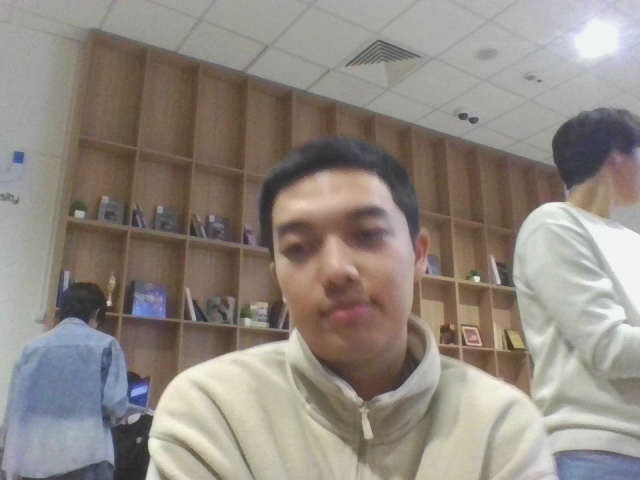
#> input picture camera_test.jpg, 640 x 480 px, given in place of the camera
$ python main.py
#> lines starting #> are read from the running program, lines starting #| are printed output that depends on the picture
from pathlib import Path
from collections import Counter, deque
from threading import Event, Lock, Thread
from zipfile import BadZipFile, ZipFile

import cv2
import numpy as np

project_dir = Path(__file__).resolve().parent
character_image_dir = project_dir / "characters"

DATABASE = {
    "Shrek": "shrek.jpg",
    "Harry Potter": "harry.jpg",
}

IMAGE_EXTENSIONS = {".bmp", ".jpeg", ".jpg", ".png", ".webp"}
MAX_TEMPLATE_SIZE = 800
MAX_FRAME_SIZE = 640

orb = cv2.ORB_create(
    nfeatures=500,
    nlevels=8,
    edgeThreshold=15,
    fastThreshold=10,
)
matcher = cv2.BFMatcher(cv2.NORM_HAMMING)
clahe = cv2.createCLAHE(clipLimit=2.0, tileGridSize=(8, 8))


def resize_for_recognition(image, max_size):
    height, width = image.shape[:2]
    scale = min(max_size / max(height, width), 1.0)
    if scale < 1.0:
        image = cv2.resize(
            image,
            (round(width * scale), round(height * scale)),
            interpolation=cv2.INTER_AREA,
        )
    return image, scale


def load_templates():
    image_sources = {}

    for name, filename in DATABASE.items():
        path = project_dir / filename
        image_sources.setdefault(name, []).append((path.name, path))

    if character_image_dir.exists():
        for path in sorted(character_image_dir.rglob("*")):
            if not path.is_file() or path.suffix.lower() not in IMAGE_EXTENSIONS:
                continue

            relative_path = path.relative_to(character_image_dir)
            name = relative_path.parts[0] if len(relative_path.parts) > 1 else path.stem
            image_sources.setdefault(name, []).append((path.name, path))

    archive_paths = list(project_dir.glob("*.zip"))
    if character_image_dir.exists():
        archive_paths.extend(character_image_dir.rglob("*.zip"))

    for path in sorted(archive_paths):
        name = path.stem
        image_sources.setdefault(name, []).append((path.name, path))

    templates = {}
    for name, sources in image_sources.items():
        for source_name, source in sources:
            if source.suffix.lower() == ".zip":
                try:
                    with ZipFile(source) as archive:
                        for member in archive.infolist():
                            if member.is_dir() or Path(member.filename).suffix.lower() not in IMAGE_EXTENSIONS:
                                continue

                            image_data = np.frombuffer(archive.read(member), dtype=np.uint8)
                            color_image = cv2.imdecode(image_data, cv2.IMREAD_COLOR)
                            if color_image is None:
                                print(f"[WARN] {name}: could not read {member.filename}")
                                continue
                            add_template(templates, name, color_image, member.filename)
                except BadZipFile:
                    print(f"[WARN] {name}: invalid ZIP archive - {source.name}")
                continue

            if not source.exists():
                print(f"[WARN] {name}: file not found - {source.name}")
                continue

            color_image = cv2.imread(str(source), cv2.IMREAD_COLOR)
            if color_image is None:
                print(f"[WARN] {name}: could not read {source.name}")
                continue
            add_template(templates, name, color_image, source_name)

    if not templates:
        raise FileNotFoundError(
            "No usable character images found. Add images to characters/<Character name>/ "
            "or characters/<Character name>.<jpg|png|...>, or add character ZIP files "
            "to the project folder or characters folder."
        )

    print(f"[INFO] Loaded templates for {len(templates)} characters.")
    return templates


def add_template(templates, name, color_image, source_name):
    color_image, _ = resize_for_recognition(color_image, MAX_TEMPLATE_SIZE)
    image = cv2.cvtColor(color_image, cv2.COLOR_BGR2GRAY)
    image = clahe.apply(image)
    keypoints, descriptors = orb.detectAndCompute(image, None)
    if descriptors is None or len(keypoints) < 12:
        print(f"[WARN] {name}: not enough image details in {source_name}")
        return

    templates.setdefault(name, []).append((image.shape, keypoints, descriptors))
    print(f"[OK] {name}: image template loaded from {source_name}")


def recognize_image(frame, templates):
    gray = cv2.cvtColor(frame, cv2.COLOR_BGR2GRAY)
    gray = clahe.apply(gray)
    frame_keypoints, frame_descriptors = orb.detectAndCompute(gray, None)
    if frame_descriptors is None:
        return None, 0, None

    best_name = None
    best_inliers = 0
    best_ratio = 0.0
    best_polygon = None

    for name, character_templates in templates.items():
        for template_shape, template_keypoints, template_descriptors in character_templates:
            pairs = matcher.knnMatch(template_descriptors, frame_descriptors, k=2)
            good_matches = [
                first
                for pair in pairs
                if len(pair) == 2
                for first, second in [pair]
                if first.distance < 0.78 * second.distance
            ]
            if len(good_matches) < 12:
                continue

            template_points = [
                template_keypoints[match.queryIdx].pt for match in good_matches
            ]
            frame_points = [frame_keypoints[match.trainIdx].pt for match in good_matches]
            homography, mask = cv2.findHomography(
                np.float32(template_points),
                np.float32(frame_points),
                cv2.RANSAC,
                4.0,
            )
            if homography is None or mask is None:
                continue

            inlier_count = int(mask.ravel().sum())
            inlier_ratio = inlier_count / len(good_matches)

            height, width = template_shape
            corners = cv2.perspectiveTransform(
                np.float32([[[0, 0], [width - 1, 0], [width - 1, height - 1], [0, height - 1]]]),
                homography,
            )[0]
            frame_height, frame_width = gray.shape
            polygon_area = abs(cv2.contourArea(corners))
            if (
                inlier_count < 12
                or inlier_ratio < 0.25
                or not cv2.isContourConvex(corners.astype("float32"))
                or polygon_area < frame_width * frame_height * 0.003
                or polygon_area > frame_width * frame_height * 1.5
            ):
                continue

            if inlier_count < best_inliers or (
                inlier_count == best_inliers and inlier_ratio <= best_ratio
            ):
                continue

            best_name = name
            best_inliers = inlier_count
            best_ratio = inlier_ratio
            best_polygon = corners.astype("int32").reshape(1, 4, 2)

    if best_name is None:
        return None, best_inliers, None
    return best_name, best_inliers, best_polygon


def recognition_worker(templates, state, state_lock, frame_ready, stop_event):
    last_frame_id = 0
    while not stop_event.is_set():
        frame_ready.wait()
        frame_ready.clear()
        if stop_event.is_set():
            break

        with state_lock:
            frame_id = state["frame_id"]
            if frame_id == last_frame_id:
                continue
            frame = state["frame"].copy()

        try:
            recognition_frame, scale = resize_for_recognition(frame, MAX_FRAME_SIZE)
            name, inliers, polygon = recognize_image(recognition_frame, templates)
            if polygon is not None and scale < 1.0:
                polygon = np.rint(polygon / scale).astype("int32")
        except Exception as error:
            with state_lock:
                state["error"] = error
            stop_event.set()
            return

        with state_lock:
            state["result"] = (frame_id, name, inliers, polygon)
        last_frame_id = frame_id


def main():
    templates = load_templates()
    cap = cv2.VideoCapture(0, cv2.CAP_DSHOW)
    if not cap.isOpened():
        raise RuntimeError("Could not open the webcam. Check that it is connected and not in use.")

    print(
        "[INFO] Show a reference image to the camera. Add photos to "
        "characters/<Character name>/ or character ZIP files to the characters folder "
        "to recognize more characters. Press 'q' to quit."
    )
    recent_detections = deque(maxlen=5)
    state = {"frame_id": 0, "frame": None, "result": None, "error": None}
    state_lock = Lock()
    frame_ready = Event()
    stop_event = Event()
    worker = Thread(
        target=recognition_worker,
        args=(templates, state, state_lock, frame_ready, stop_event),
        daemon=True,
    )
    worker.start()
    last_result_id = 0
    try:
        while True:
            ok, frame = cap.read()
#> frame is the input picture: shape (480, 640, 3); mean B, G, R 128.8, 136.5, 144.2
            if not ok:
                raise RuntimeError("Could not read a frame from the webcam.")

            with state_lock:
                state["frame_id"] += 1
                state["frame"] = frame.copy()
            frame_ready.set()

            with state_lock:
                error = state["error"]
                result = state["result"]
            if error is not None:
                raise RuntimeError("Character recognition failed.") from error
            if result is not None and result[0] != last_result_id:
                last_result_id, name, inliers, polygon = result
                recent_detections.append((name, inliers, polygon))

            frame = cv2.flip(frame, 1)
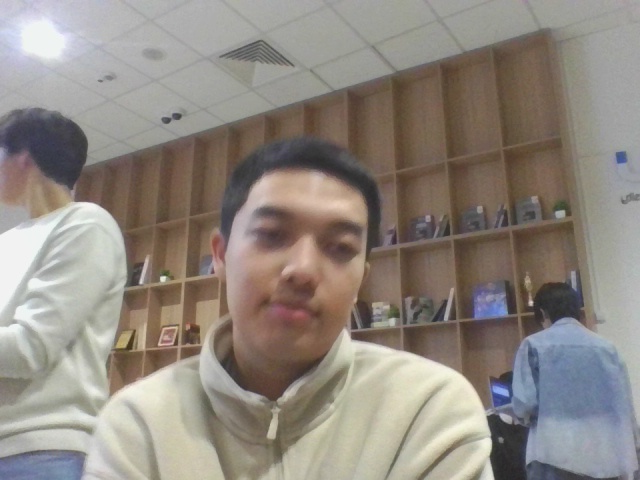
#> frame: shape (480, 640, 3); mean B, G, R 128.8, 136.5, 144.2
            found_names = [
                detection[0]
                for detection in recent_detections
                if detection[0] is not None
            ]
            stable_name, votes = (
                Counter(found_names).most_common(1)[0] if found_names else (None, 0)
            )

            if stable_name is None or votes < 3:
                cv2.putText(
                    frame,
                    "Show a known image to the camera",
                    (20, 40),
                    cv2.FONT_HERSHEY_SIMPLEX,
                    0.7,
                    (0, 0, 255),
                    2,
                )
            else:
                _, display_inliers, display_polygon = next(
                    detection
                    for detection in reversed(recent_detections)
                    if detection[0] == stable_name
                )
                if display_polygon is not None:
                    display_polygon = display_polygon.copy()
                    display_polygon[:, :, 0] = frame.shape[1] - 1 - display_polygon[:, :, 0]
                    cv2.polylines(frame, display_polygon, True, (0, 255, 0), 2)
                    x, y = display_polygon[0][0]
                    cv2.putText(
                        frame,
                        f"{stable_name} ({display_inliers} matches)",
                        (max(10, int(x)), max(30, int(y) - 10)),
                        cv2.FONT_HERSHEY_SIMPLEX,
                        0.8,
                        (0, 255, 0),
                        2,
                    )

            cv2.putText(
                frame,
                "Press 'q' to quit",
                (20, frame.shape[0] - 20),
                cv2.FONT_HERSHEY_SIMPLEX,
                0.7,
                (255, 255, 255),
                2,
            )
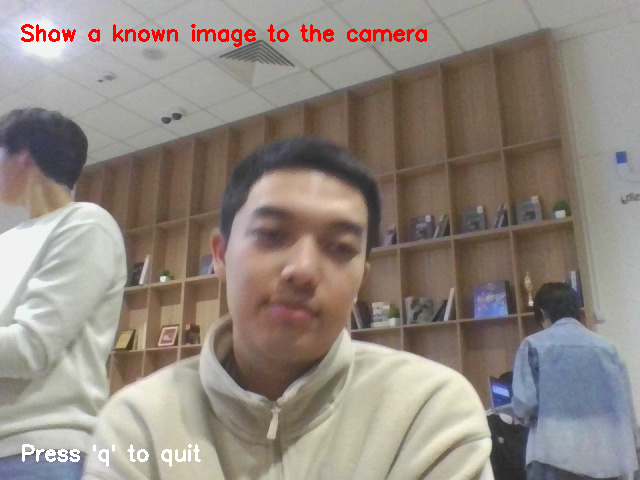
#> frame: shape (480, 640, 3); mean B, G, R 127.7, 135.3, 145.1
            cv2.imshow("Character Recognition", frame)

            if cv2.waitKey(1) & 0xFF == ord("q"):
#> (key q is pressed here)
                break
    finally:
        stop_event.set()
        frame_ready.set()
        worker.join(timeout=2)
        cap.release()
        cv2.destroyAllWindows()


if __name__ == "__main__":
    main()
